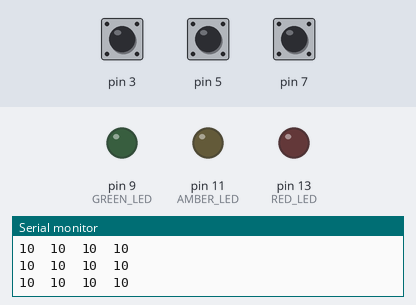
Bench run of a sketch on a simulated Arduino Uno, built with avr-gcc and run on an emulated ATmega328P. Parts: output pins drawn as LEDs (lit = HIGH), the last lines printed to the serial monitor. The inputs (shaded band) are chosen by the test bench; at power-on: pin 3 HIGH, pin 5 HIGH, pin 7 HIGH.

Above: at 1.8 s.
1.9 s: pin 3 pulled LOW for 0.6 s
At 3.3 s:
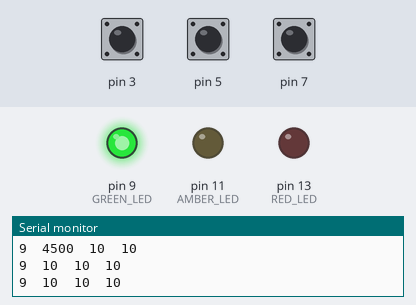
4.0 s: pin 5 pulled LOW for 0.6 s
At 5.0 s:
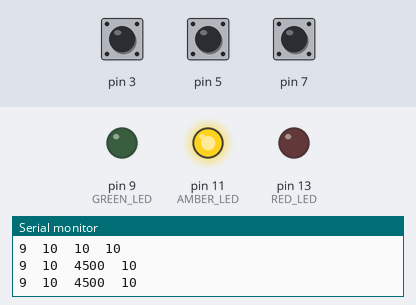
6.1 s: pin 7 pulled LOW for 0.6 s
At 6.8 s:
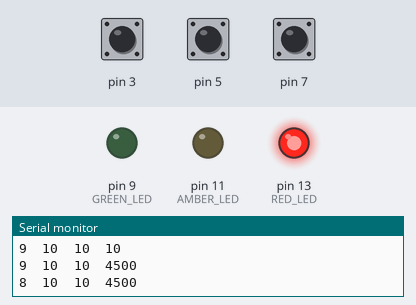
8.2 s: pin 3 pulled LOW for 1 s
At 9.2 s:
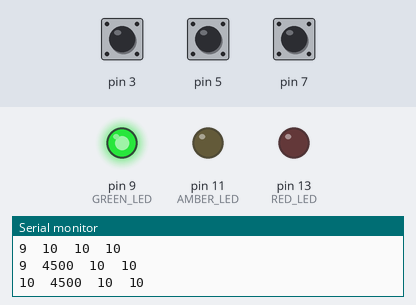
10.7 s: pin 5 pulled LOW for 1 s
At 12.1 s:
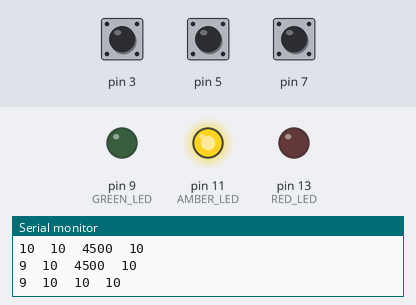
Timing chart, 0 to 13.7 s (numbered marks = the images above; inputs shaded):
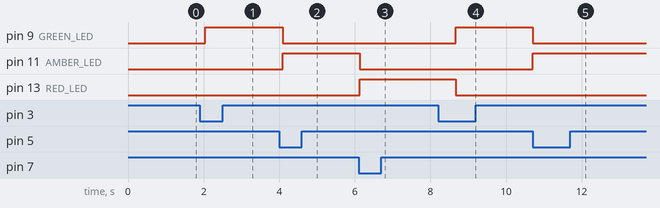

Measured:
- after the input at 1.9 s, pin 9 (GREEN_LED): LOW → HIGH after 0.15 s
- after the input at 4.0 s, pin 9 (GREEN_LED): HIGH → LOW after 0.09 s; pin 11 (AMBER_LED): LOW → HIGH after 0.09 s
- after the input at 6.1 s, pin 11 (AMBER_LED): HIGH → LOW at once; pin 13 (RED_LED): LOW → HIGH at once
- after the input at 8.2 s, pin 9 (GREEN_LED): LOW → HIGH after 0.47 s; pin 13 (RED_LED): HIGH → LOW after 0.47 s
- after the input at 10.7 s, pin 9 (GREEN_LED): HIGH → LOW at once; pin 11 (AMBER_LED): LOW → HIGH at once

The sketch:

Capasitive3LEDSensor.ino
```cpp
#include <CapacitiveSensor.h> // Capacitive Sense library.

/*
 * 3 CAPACITIVE SENSORS CONTROLLING 3 LEDs.
 * Using capacitive touch to switch between 3 LEDs.
 * Uses 1M resistors between the send pin (2) and the receive/sensor (3, 5, and 7) pins.
 * The 1M resistor requires absolute touch to activate. Larger resistor values yield larger sensor values.
 */


// Variables:
const int RED_LED = 13;        // The number of the RED_LED pin.
const int AMBER_LED = 11;      // The number of the AMBER_LED pin.
const int GREEN_LED = 9;       // The number of the GREEN_LED pin.
const int THRESHOLD = 150;     // The minimum value a sensor needs to reach to turn an LED on.

CapacitiveSensor cs_2_3 = CapacitiveSensor(2,3);    // 1M resistor between pins 2 & 3, pin 3 is sensor/receive pin.
CapacitiveSensor cs_2_5 = CapacitiveSensor(2,5);    // 1M resistor between pins 2 & 5, pin 5 is sensor/receive pin.
CapacitiveSensor cs_2_7 = CapacitiveSensor(2,7);    // 1M resistor between pins 2 & 7, pin 7 is sensor/receive pin.

void setup()
{
   Serial.begin(9600);             // Starts a serial port needed for the communication
                                   // between the Arduino and the computer.

   pinMode(RED_LED, OUTPUT);       // Set digital pin 13 as OUTPUT.
   pinMode(AMBER_LED, OUTPUT);     // Set digital pin 11 as OUTPUT.
   pinMode(GREEN_LED, OUTPUT);     // Set digital pin 9 as OUTPUT.
}

void loop()
{
    long start = millis();         // Keeps track of the lowest (baseline) capacitance.

    // The three longs contain the sensed capacitance when a sensor has been touched.
    // The capacitance is in arbitrary units. The value in the brackets (30) is in
    // bytes and it adjusts the sensitivity of the sensor.
    long greenSensor = cs_2_3.capacitiveSensor(30);
    long amberSensor = cs_2_5.capacitiveSensor(30);
    long redSensor = cs_2_7.capacitiveSensor(30);

    // All data is printed on the Serial Monitor.
    Serial.print(millis() - start);     // Check on performance in milliseconds.
    Serial.print("\t");                 // Tab character for debug windown spacing.

    Serial.print(greenSensor);          // Print the output of the greenSensor.
    Serial.print("\t");                 // Print space.
    Serial.print(amberSensor);          // Print the output of the amberSensor.
    Serial.print("\t");                 // Print space.
    Serial.println(redSensor);          // Print the output of the redSensor.


    if (amberSensor > THRESHOLD) {                   // If amberSensor is higher than the minimum value (THRESHOLD),
      digitalWrite(RED_LED, LOW);                    // only the AMBER_LED will light up.
      digitalWrite(GREEN_LED, LOW);
      digitalWrite(AMBER_LED, HIGH);
    } else if (greenSensor > THRESHOLD) {            // If greenSensor is higher than the minimum value, only
      digitalWrite(RED_LED, LOW);                    // the GREEN_LED will light up.
      digitalWrite(AMBER_LED, LOW);
      digitalWrite(GREEN_LED, HIGH);
    } else if (redSensor > THRESHOLD) {              // If redSensor is higher than the minimum value, only
      digitalWrite(AMBER_LED, LOW);                  // the RED_LED will light up.
      digitalWrite(GREEN_LED, LOW);
      digitalWrite(RED_LED, HIGH);
    }

    delay(500);    // Arbitrary delay to limit data to serial port.
}
```
